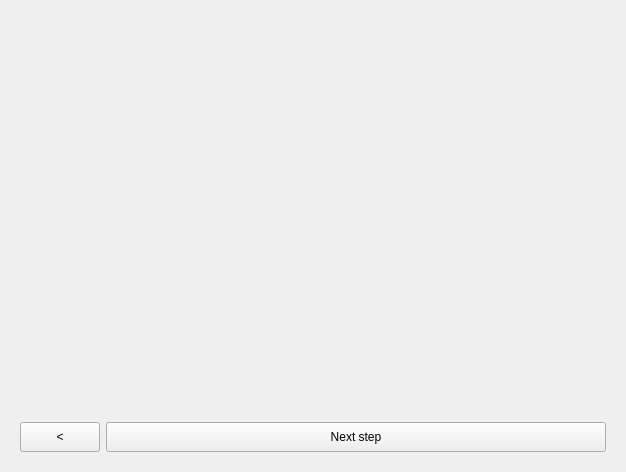
<?xml version="1.0" encoding="UTF-8"?>
<ui version="4.0">
 <class>Form</class>
 <widget class="QWidget" name="Form">
  <property name="geometry">
   <rect>
    <x>0</x>
    <y>0</y>
    <width>594</width>
    <height>472</height>
   </rect>
  </property>
  <property name="windowTitle">
   <string>Form</string>
  </property>
  <layout class="QVBoxLayout" name="verticalLayout">
   <item>
    <widget class="QFrame" name="titleWidget">
     <property name="frameShape">
      <enum>QFrame::StyledPanel</enum>
     </property>
     <property name="frameShadow">
      <enum>QFrame::Raised</enum>
     </property>
    </widget>
   </item>
   <item>
    <widget class="QStackedWidget" name="stackedWidget">
     <property name="currentIndex">
      <number>0</number>
     </property>
     <widget class="QWidget" name="page"/>
     <widget class="QWidget" name="page_2"/>
    </widget>
   </item>
   <item>
    <widget class="QWidget" name="widget" native="true">
     <layout class="QHBoxLayout" name="horizontalLayout_2">
      <item>
       <widget class="QPushButton" name="backButton">
        <property name="minimumSize">
         <size>
          <width>0</width>
          <height>30</height>
         </size>
        </property>
        <property name="text">
         <string>&lt;</string>
        </property>
       </widget>
      </item>
      <item>
       <widget class="QPushButton" name="nextButton">
        <property name="minimumSize">
         <size>
          <width>500</width>
          <height>30</height>
         </size>
        </property>
        <property name="text">
         <string>Next step</string>
        </property>
        <property name="iconSize">
         <size>
          <width>16</width>
          <height>16</height>
         </size>
        </property>
       </widget>
      </item>
     </layout>
    </widget>
   </item>
  </layout>
 </widget>
 <resources/>
 <connections/>
</ui>
